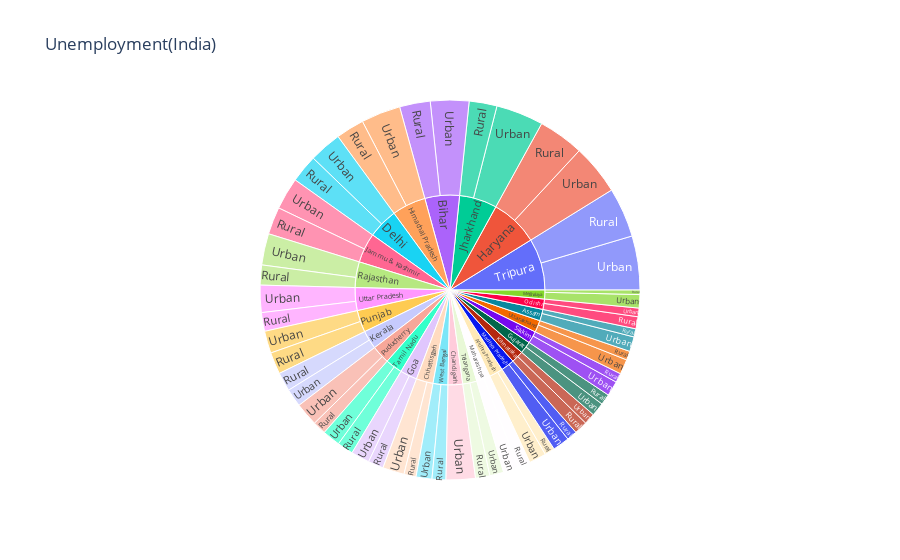

This figure's notebook cell:
### Code cell
fig=px.sunburst(data_frame=data_burst,path=['States','Area'],values='Unemployment rate',title='Unemployment(India)')
fig.show()

### Figure 1 — Plotly figure (JSON) as saved in the notebook; plotly's stock layout.template omitted (floating-point values rounded to 4 significant figures)
{"data": [{"branchvalues": "total", "domain": {"x": [0, 1], "y": [0, 1]}, "hovertemplate": "labels=%{label}<br>Unemployment rate=%{value}<br>parent=%{parent}<br>id=%{id}<extra></extra>", "ids": ["Andhra Pradesh/Rural", "Assam/Rural", "Bihar/Rural", "Chhattisgarh/Rural", "Delhi/Rural", "Goa/Rural", "Gujarat/Rural", "Haryana/Rural", "Himachal Pradesh/Rural", "Jammu & Kashmir/Rural", "Jharkhand/Rural", "Karnataka/Rural", "Kerala/Rural", "Madhya Pradesh/Rural", "Maharashtra/Rural", "Meghalaya/Rural", "Odisha/Rural", "Puducherry/Rural", "Punjab/Rural", "Rajasthan/Rural", "Sikkim/Rural", "Tamil Nadu/Rural", "Telangana/Rural", "Tripura/Rural", "Uttar Pradesh/Rural", "Uttarakhand/Rural", "West Bengal/Rural", "Andhra Pradesh/Urban", "Assam/Urban", "Bihar/Urban", "Chandigarh/Urban", "Chhattisgarh/Urban", "Delhi/Urban", "Goa/Urban", "Gujarat/Urban", "Haryana/Urban", "Himachal Pradesh/Urban", "Jammu & Kashmir/Urban", "Jharkhand/Urban", "Karnataka/Urban", "Kerala/Urban", "Madhya Pradesh/Urban", "Maharashtra/Urban", "Meghalaya/Urban", "Odisha/Urban", "Puducherry/Urban", "Punjab/Urban", "Rajasthan/Urban", "Sikkim/Urban", "Tamil Nadu/Urban", "Telangana/Urban", "Tripura/Urban", "Uttar Pradesh/Urban", "Uttarakhand/Urban", "West Bengal/Urban", "Andhra Pradesh", "Assam", "Bihar", "Chandigarh", "Chhattisgarh", "Delhi", "Goa", "Gujarat", "Haryana", "Himachal Pradesh", "Jammu & Kashmir", "Jharkhand", "Karnataka", "Kerala", "Madhya Pradesh", "Maharashtra", "Meghalaya", "Odisha", "Puducherry", "Punjab", "Rajasthan", "Sikkim", "Tamil Nadu", "Telangana", "Tripura", "Uttar Pradesh", "Uttarakhand", "West Bengal"], "labels": ["Rural", "Rural", "Rural", "Rural", "Rural", "Rural", "Rural", "Rural", "Rural", "Rural", "Rural", "Rural", "Rural", "Rural", "Rural", "Rural", "Rural", "Rural", "Rural", "Rural", "Rural", "Rural", "Rural", "Rural", "Rural", "Rural", "Rural", "Urban", "Urban", "Urban", "Urban", "Urban", "Urban", "Urban", "Urban", "Urban", "Urban", "Urban", "Urban", "Urban", "Urban", "Urban", "Urban", "Urban", "Urban", "Urban", "Urban", "Urban", "Urban", "Urban", "Urban", "Urban", "Urban", "Urban", "Urban", "Andhra Pradesh", "Assam", "Bihar", "Chandigarh", "Chhattisgarh", "Delhi", "Goa", "Gujarat", "Haryana", "Himachal Pradesh", "Jammu & Kashmir", "Jharkhand", "Karnataka", "Kerala", "Madhya Pradesh", "Maharashtra", "Meghalaya", "Odisha", "Puducherry", "Punjab", "Rajasthan", "Sikkim", "Tamil Nadu", "Telangana", "Tripura", "Uttar Pradesh", "Uttarakhand", "West Bengal"], "name": "", "parents": ["Andhra Pradesh", "Assam", "Bihar", "Chhattisgarh", "Delhi", "Goa", "Gujarat", "Haryana", "Himachal Pradesh", "Jammu & Kashmir", "Jharkhand", "Karnataka", "Kerala", "Madhya Pradesh", "Maharashtra", "Meghalaya", "Odisha", "Puducherry", "Punjab", "Rajasthan", "Sikkim", "Tamil Nadu", "Telangana", "Tripura", "Uttar Pradesh", "Uttarakhand", "West Bengal", "Andhra Pradesh", "Assam", "Bihar", "Chandigarh", "Chhattisgarh", "Delhi", "Goa", "Gujarat", "Haryana", "Himachal Pradesh", "Jammu & Kashmir", "Jharkhand", "Karnataka", "Kerala", "Madhya Pradesh", "Maharashtra", "Meghalaya", "Odisha", "Puducherry", "Punjab", "Rajasthan", "Sikkim", "Tamil Nadu", "Telangana", "Tripura", "Uttar Pradesh", "Uttarakhand", "West Bengal", "", "", "", "", "", "", "", "", "", "", "", "", "", "", "", "", "", "", "", "", "", "", "", "", "", "", "", ""], "type": "sunburst", "values": [5.526, 4.491, 16.77, 6.629, 15.26, 8.39, 5.917, 25.01, 15.5, 14.95, 15.22, 7.224, 10.34, 5.654, 6.81, 2.475, 6.613, 7.263, 11.92, 10.93, 5.08, 8.776, 7.864, 27.17, 10.21, 4.882, 7.572, 9.428, 8.089, 21.07, 15.99, 11.85, 17.73, 10.16, 7.411, 27.55, 21.58, 17.55, 25.95, 6.128, 9.906, 9.159, 8.305, 7.302, 4.703, 12.75, 12.14, 17.19, 8.153, 9.793, 7.612, 29.53, 14.89, 8.162, 8.677, 14.95, 12.58, 37.84, 15.99, 18.48, 32.99, 18.55, 13.33, 52.57, 37.08, 32.5, 41.17, 13.35, 20.25, 14.81, 15.12, 9.777, 11.32, 20.01, 24.06, 28.12, 13.23, 18.57, 15.48, 56.7, 25.1, 13.04, 16.25]}], "layout": {"legend": {"tracegroupgap": 0}, "title": {"text": "Unemployment(India)"}}}
